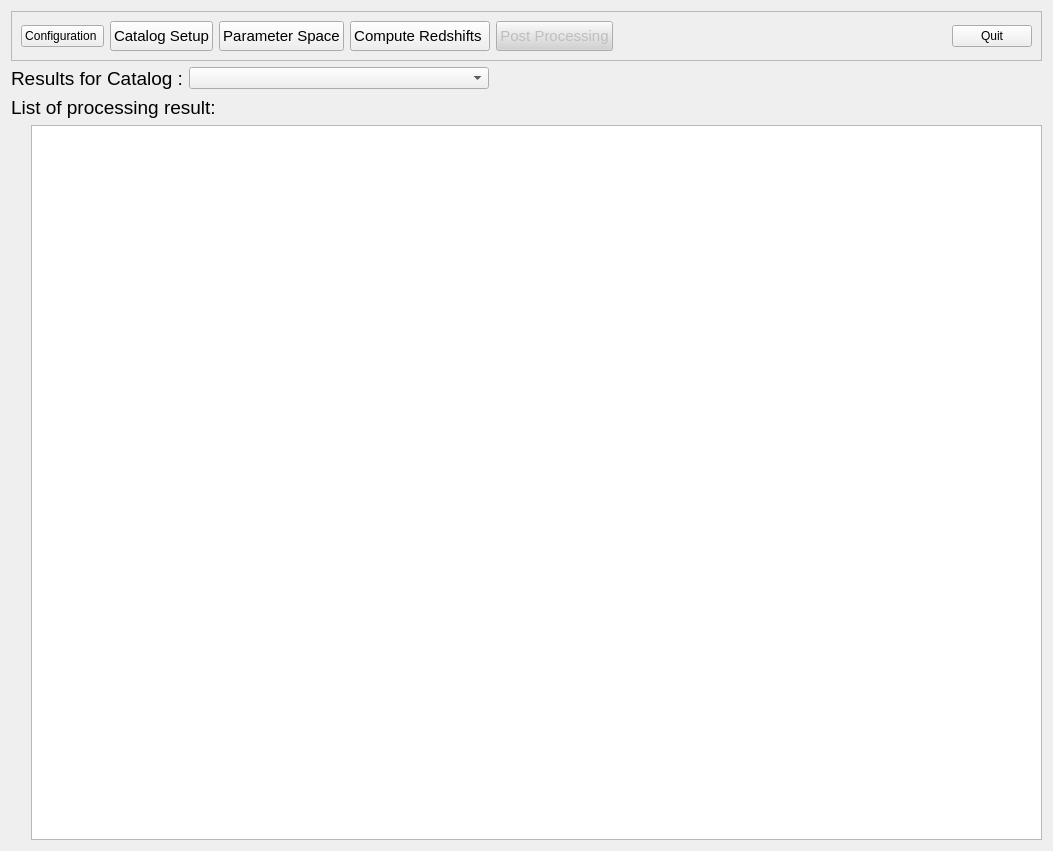
<?xml version="1.0" encoding="UTF-8"?>
<ui version="4.0">
 <class>Euclid::PhzQtUI::FormPostProcessing</class>
 <widget class="QWidget" name="Euclid::PhzQtUI::FormPostProcessing">
  <property name="geometry">
   <rect>
    <x>0</x>
    <y>0</y>
    <width>1053</width>
    <height>851</height>
   </rect>
  </property>
  <property name="windowTitle">
   <string>Form</string>
  </property>
  <layout class="QVBoxLayout" name="verticalLayout_2">
   <item>
    <widget class="QFrame" name="frm_nav">
     <property name="frameShape">
      <enum>QFrame::StyledPanel</enum>
     </property>
     <property name="frameShadow">
      <enum>QFrame::Raised</enum>
     </property>
     <layout class="QVBoxLayout" name="verticalLayout">
      <item>
       <layout class="QHBoxLayout" name="horizontalLayout">
        <item>
         <widget class="QPushButton" name="btn_ToOption">
          <property name="enabled">
           <bool>true</bool>
          </property>
          <property name="text">
           <string>Configuration </string>
          </property>
         </widget>
        </item>
        <item>
         <widget class="QPushButton" name="btn_ToCatalog">
          <property name="enabled">
           <bool>true</bool>
          </property>
          <property name="minimumSize">
           <size>
            <width>0</width>
            <height>30</height>
           </size>
          </property>
          <property name="font">
           <font>
            <pointsize>11</pointsize>
           </font>
          </property>
          <property name="toolTip">
           <string>Define the Mapping between the catalog file(s) columns and the filters</string>
          </property>
          <property name="text">
           <string>Catalog Setup</string>
          </property>
         </widget>
        </item>
        <item>
         <widget class="QPushButton" name="btn_ToModel">
          <property name="minimumSize">
           <size>
            <width>0</width>
            <height>30</height>
           </size>
          </property>
          <property name="font">
           <font>
            <pointsize>11</pointsize>
           </font>
          </property>
          <property name="toolTip">
           <string>Specify the parameter space for the creation of model grid.</string>
          </property>
          <property name="text">
           <string>Parameter Space</string>
          </property>
         </widget>
        </item>
        <item>
         <widget class="QPushButton" name="btn_ToAnalysis">
          <property name="minimumSize">
           <size>
            <width>0</width>
            <height>30</height>
           </size>
          </property>
          <property name="font">
           <font>
            <pointsize>11</pointsize>
           </font>
          </property>
          <property name="toolTip">
           <string>&lt;html&gt;&lt;head/&gt;&lt;body&gt;&lt;p&gt;Compute the model grid, calculate photometric correction, specify luminosity prior and run template fitting in order to produce photo-z catalog.&lt;/p&gt;&lt;/body&gt;&lt;/html&gt;</string>
          </property>
          <property name="text">
           <string>Compute Redshifts </string>
          </property>
         </widget>
        </item>
        <item>
         <widget class="QPushButton" name="btn_ToPP">
          <property name="enabled">
           <bool>false</bool>
          </property>
          <property name="minimumSize">
           <size>
            <width>0</width>
            <height>30</height>
           </size>
          </property>
          <property name="font">
           <font>
            <pointsize>11</pointsize>
           </font>
          </property>
          <property name="toolTip">
           <string>&lt;html&gt;&lt;head/&gt;&lt;body&gt;&lt;p&gt;Working directory path definition, Auxiliary data management and Cosmological parameters definition.&lt;/p&gt;&lt;/body&gt;&lt;/html&gt;</string>
          </property>
          <property name="styleSheet">
           <string notr="true">background-color: rgb(210, 210, 210)</string>
          </property>
          <property name="text">
           <string>Post Processing</string>
          </property>
         </widget>
        </item>
        <item>
         <spacer name="horizontalSpacer_7">
          <property name="orientation">
           <enum>Qt::Horizontal</enum>
          </property>
          <property name="sizeHint" stdset="0">
           <size>
            <width>40</width>
            <height>20</height>
           </size>
          </property>
         </spacer>
        </item>
        <item>
         <widget class="QPushButton" name="btn_exit">
          <property name="text">
           <string>Quit</string>
          </property>
         </widget>
        </item>
       </layout>
      </item>
     </layout>
    </widget>
   </item>
   <item>
    <layout class="QHBoxLayout" name="horizontalLayout_12">
     <item>
      <widget class="QLabel" name="label_13">
       <property name="font">
        <font>
         <pointsize>14</pointsize>
        </font>
       </property>
       <property name="text">
        <string>Results for Catalog :</string>
       </property>
      </widget>
     </item>
     <item>
      <widget class="QComboBox" name="cb_catalog">
       <property name="minimumSize">
        <size>
         <width>300</width>
         <height>0</height>
        </size>
       </property>
      </widget>
     </item>
     <item>
      <spacer name="horizontalSpacer_14">
       <property name="orientation">
        <enum>Qt::Horizontal</enum>
       </property>
       <property name="sizeHint" stdset="0">
        <size>
         <width>40</width>
         <height>20</height>
        </size>
       </property>
      </spacer>
     </item>
    </layout>
   </item>
   <item>
    <layout class="QHBoxLayout" name="horizontalLayout_13">
     <item>
      <widget class="QLabel" name="label_14">
       <property name="font">
        <font>
         <pointsize>14</pointsize>
        </font>
       </property>
       <property name="text">
        <string>List of processing result:</string>
       </property>
      </widget>
     </item>
     <item>
      <spacer name="horizontalSpacer_15">
       <property name="orientation">
        <enum>Qt::Horizontal</enum>
       </property>
       <property name="sizeHint" stdset="0">
        <size>
         <width>40</width>
         <height>20</height>
        </size>
       </property>
      </spacer>
     </item>
    </layout>
   </item>
   <item>
    <layout class="QHBoxLayout" name="horizontalLayout_2">
     <item>
      <spacer name="verticalSpacer">
       <property name="orientation">
        <enum>Qt::Vertical</enum>
       </property>
       <property name="sizeHint" stdset="0">
        <size>
         <width>20</width>
         <height>40</height>
        </size>
       </property>
      </spacer>
     </item>
     <item>
      <widget class="QTableView" name="table_res_file">
       <property name="editTriggers">
        <set>QAbstractItemView::NoEditTriggers</set>
       </property>
       <property name="showDropIndicator" stdset="0">
        <bool>false</bool>
       </property>
       <property name="dragDropOverwriteMode">
        <bool>false</bool>
       </property>
       <property name="sortingEnabled">
        <bool>true</bool>
       </property>
       <attribute name="verticalHeaderVisible">
        <bool>false</bool>
       </attribute>
       <attribute name="verticalHeaderHighlightSections">
        <bool>false</bool>
       </attribute>
      </widget>
     </item>
    </layout>
   </item>
  </layout>
 </widget>
 <resources/>
 <connections/>
</ui>
